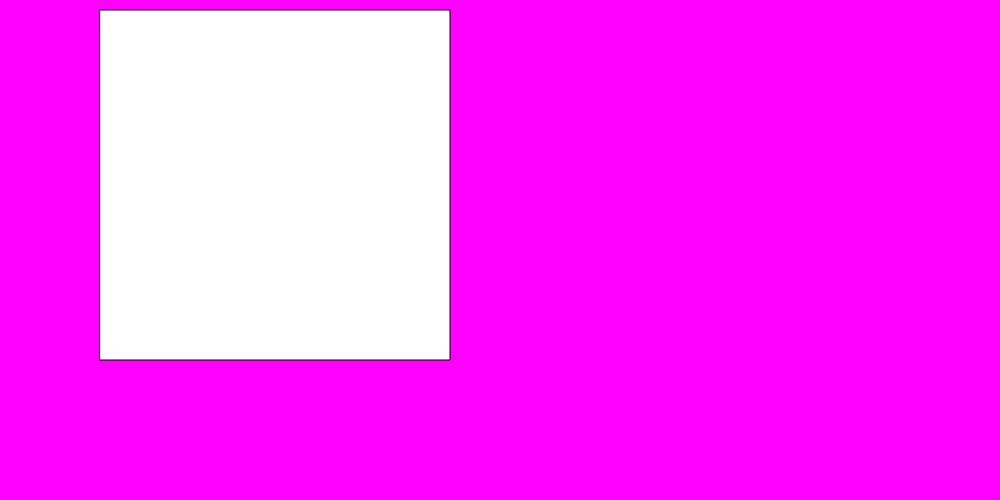
Frame 1 (no input)
Frame 60 (no input): identical to frame 1, image omitted
Frame 120 (the mouse pressed at the canvas centre since frame 60): identical to frame 1, image omitted

The p5.js sketch that drew this single still picture (run headless with seeded random() and noise() and a simulated clock; from frame 60 on, the mouse is pressed at the canvas centre):

// p5.js sketch
// ── sketch.js
function setup()
{
  //create a drawing service 700px wide, 500px tall
  createCanvas(1000,500);

}

function draw()
{
  //create a background using RGB values
  background(255,0,1000)

  // change the paint brush to a specific color according to RGB values
  fill(1000,560,255);

  // create a rectangle at x,y coordinates 10,10 with length x height at 100 x 50
  rect(100,10,350,350);


}
